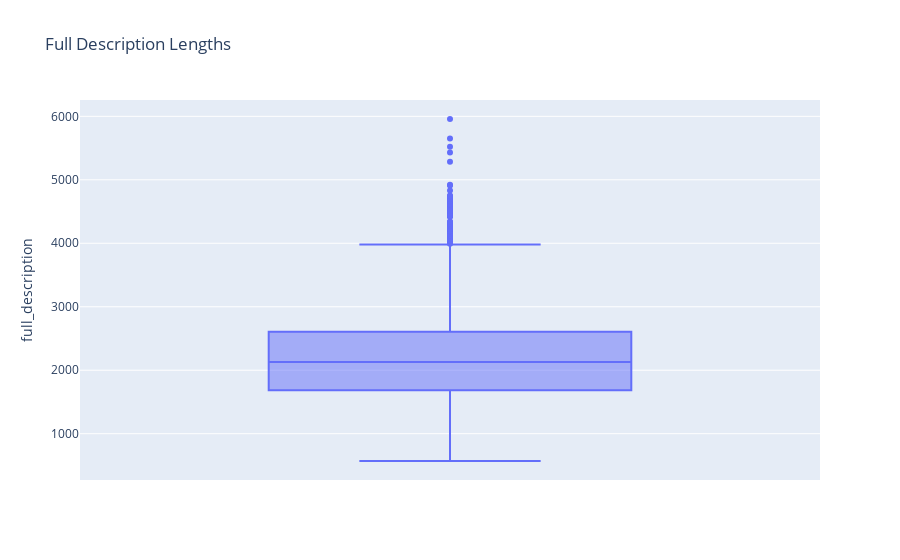
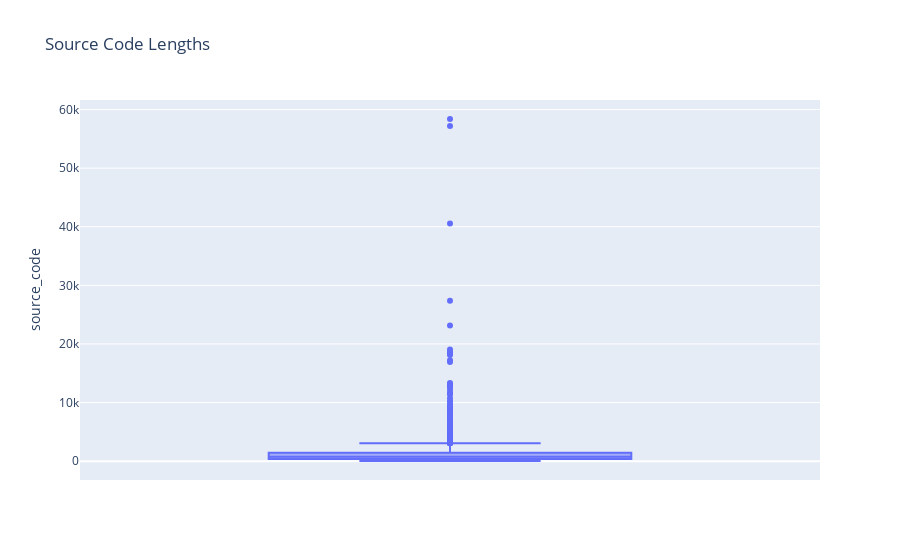

The notebook cell these images were saved under, in order:
### Code cell
import plotly.express as px

# Box plot of full description lengths
fig1 = px.box(full_description_lengths, y=full_description_lengths, title="Full Description Lengths")
fig1.show()

# Box plot of source code lengths
fig2 = px.box(source_code_lengths, y=source_code_lengths, title="Source Code Lengths")
fig2.show()

### Figure 1 — Plotly figure (JSON) as saved in the notebook; plotly's stock layout.template omitted (floating-point values rounded to 4 significant figures; data arrays with more than 128 entries replaced by an {"elided": "..."} marker saying what was removed)
{"data": [{"alignmentgroup": "True", "hovertemplate": "full_description=%{y}<extra></extra>", "legendgroup": "", "marker": {"color": "#636efa"}, "name": "", "notched": false, "offsetgroup": "", "orientation": "v", "showlegend": false, "type": "box", "x0": " ", "xaxis": "x", "y": {"elided": "2676 int values"}, "y0": " ", "yaxis": "y"}], "layout": {"boxmode": "group", "legend": {"tracegroupgap": 0}, "title": {"text": "Full Description Lengths"}, "xaxis": {"anchor": "y", "domain": [0, 1]}, "yaxis": {"anchor": "x", "domain": [0, 1], "title": {"text": "full_description"}}}}

### Figure 2 — Plotly figure (JSON) as saved in the notebook; plotly's stock layout.template omitted (floating-point values rounded to 4 significant figures; data arrays with more than 128 entries replaced by an {"elided": "..."} marker saying what was removed)
{"data": [{"alignmentgroup": "True", "hovertemplate": "source_code=%{y}<extra></extra>", "legendgroup": "", "marker": {"color": "#636efa"}, "name": "", "notched": false, "offsetgroup": "", "orientation": "v", "showlegend": false, "type": "box", "x0": " ", "xaxis": "x", "y": {"elided": "2676 int values"}, "y0": " ", "yaxis": "y"}], "layout": {"boxmode": "group", "legend": {"tracegroupgap": 0}, "title": {"text": "Source Code Lengths"}, "xaxis": {"anchor": "y", "domain": [0, 1]}, "yaxis": {"anchor": "x", "domain": [0, 1], "title": {"text": "source_code"}}}}
